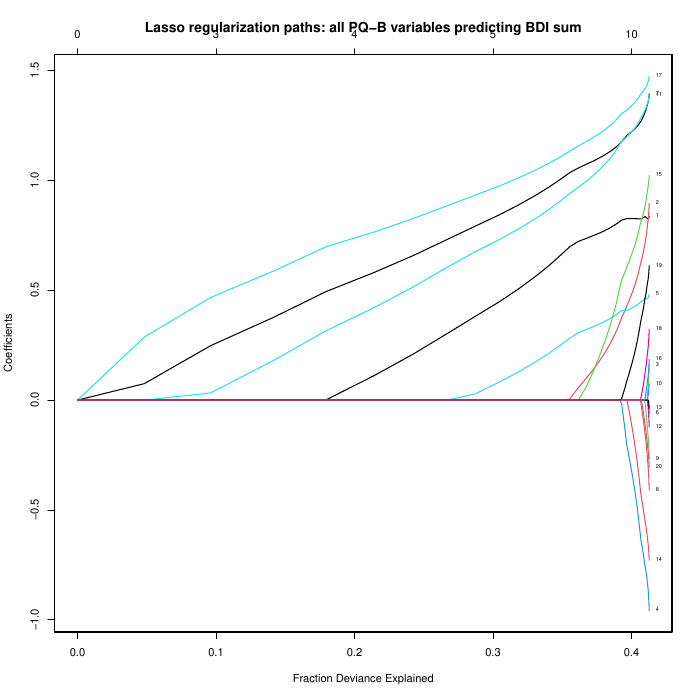

Recreate this plot in R.
# Lasso paths
lassoRegDat <- na.omit(df[,c("BDIsum", PQBvars_cust)])
pdf("LassoPaths.pdf", fonts = "serif", compress = F, pointsize = 8)
plot(glmnet(y = lassoRegDat$BDIsum, 
     as.matrix(x = lassoRegDat[,PQBvars_cust])), label = T, xvar = "dev")
plot(glmnet(y = lassoRegDat$BDIsum, 
            as.matrix(x = lassoRegDat[,PQBvars_cust])), label = T, xvar = "norm")
dev.off()
